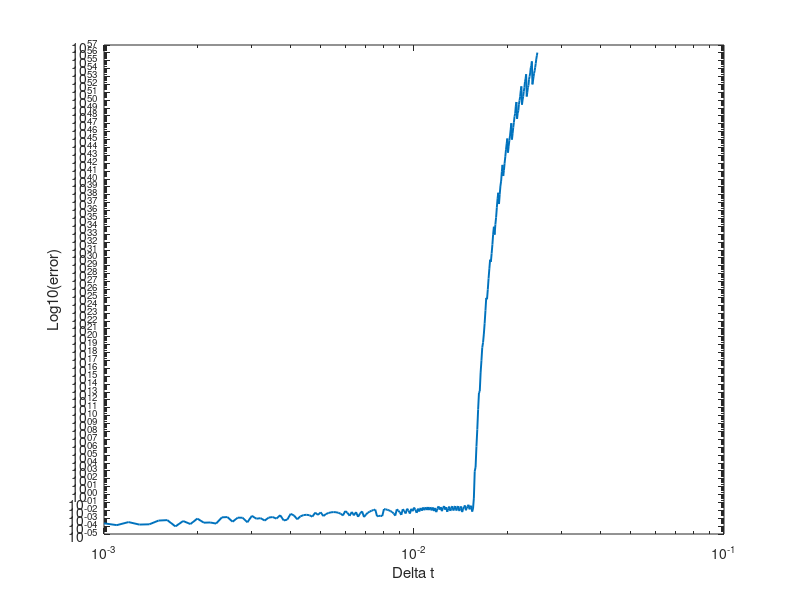

Here is the MATLAB script that generated this plot:
clear variables
% close all; 
clc
%                       V3 : book eq 4.39 + 4.24 for Δ (PDF-55) and 4.41 for Δ²(PDF-59)
c = 1; L = 1; TM = .6;
Lambda = L/10;
h = 0.01;
N = round(2*L/h+1);
X = -L:h:L;
dT = 0.001:0.0001:0.025;
% dT = 0.001;

K11 = -2*diag(ones(N,1))+diag(ones(N-1,1),1)+diag(ones(N-1,1),-1);
K11(1,N) = 1; 
K11 = sparse((4/3/h^2)*K11);
K12 = -2*diag(ones(N,1))+diag(ones(N-2,1),2)+diag(ones(N-2,1),-2);
K12(1,N-1) = 1; 
K12 = sparse((-1/3/4/h^2)*K12);
K1 = K11+K12;
K2 = 6*diag(ones(N,1))-4*diag(ones(N-1,1),1)-4*diag(ones(N-1,1),-1)...
    +diag(ones(N-2,1),2)+diag(ones(N-2,1),-2);
K2(1,N) = -4; 
K2(2,N) =1;
K2(1,N-1) = 1; 
K2 = sparse((1/h^4)*K2);


U0 = exp(-(X/Lambda).^2);
err_M = zeros(length(dT),1);
alfa = zeros(length(dT),1);
U_all_dt = zeros(length(dT),N);

for kk=1:length(dT)
    alfa(kk) = c*dT(kk)/h;
    T = 0:dT(kk):TM;
    Un = U0';%(0.5*exp(-((X-c*dT(kk))/Lambda).^2) + 0.5*exp(-((X+c*dT(kk))/Lambda).^2))';
    Unm = U0';
    KK = ((dT(kk)*c)^2)*K1+(((dT(kk)*c)^4)/12)*K1*K1;
    for tt=1:length(T)
        Unp = (2*speye(N,N)+KK)*Un-Unm;
        Unm = Un;
        Un = Unp;
            % if mod(tt,5)==0
            %     plot(X,Unp)
            %     ylim([-1.2 1.2]);
            %     pause(0.05);
            %     drawnow
            % end
    end
    U_all_dt(kk,:) = Unp;
    X1 = -L:(h/10):L;
    Unp1 = interp1(X,Unp,X1);
    theo_fn = 0.5*exp(-((X1-c*TM)/Lambda).^2) + 0.5*exp(-((X1+c*TM)/Lambda).^2);
    error_val = trapz(X1,(theo_fn-Unp1).^2)/trapz(X1,theo_fn.^2);
    err_M(kk) = error_val;
    % clear T error_val
end
% figure(10);
% plot(X,theo_fn,X,Unp),legend("theor","simul");


%%
figure(1),% subplot(2,1,1)
loglog(dT,(err_M),"LineWidth",1.4),
xlabel("\Delta t"),ylabel("Log10(error)");

% figure(1),subplot(2,1,2)
% plot(dT,alfa,"LineWidth",1.4)
% xlabel("\Delta t"),ylabel("Linear CFL");

%%
% alpha_infp = @(p) 2*((-1)^(p-1));

% alpha_pm = @(m,p) ((-1)^(p-1))*(2*factorial(m)^2)/(factorial(m-p))/(factorial(m+p));
% 
% function AA = a0m(m)
% alpha_pm = @(m,p) ((-1)^(p-1))*(2*factorial(m)^2)/(factorial(m-p))/(factorial(m+p));
% AA = 0;
% for p=1:m
%     AA = AA + alpha_pm(m,p)/(p^2);
% end
% AA = -2*AA;
% end
% 
% function Dl = m_Delta_h(m,U,j,h)
% Dl = a0m(m)*U(j);
% for q=1:m
%     Dl= Dl + (alpha_pm(m,q)/(q^2))*(U(j+q)+U(j-q));
% end
% Dl = Dl/(h^2);
% end

